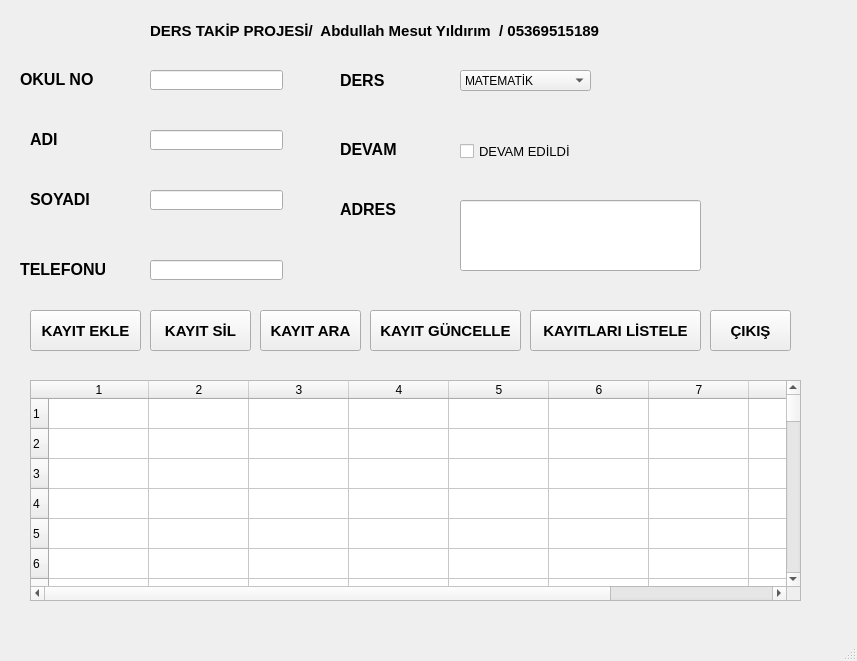
<?xml version="1.0" encoding="UTF-8"?>
<ui version="4.0">
 <class>MainWindow</class>
 <widget class="QMainWindow" name="MainWindow">
  <property name="geometry">
   <rect>
    <x>0</x>
    <y>0</y>
    <width>857</width>
    <height>661</height>
   </rect>
  </property>
  <property name="windowTitle">
   <string>MainWindow</string>
  </property>
  <widget class="QWidget" name="centralwidget">
   <widget class="QPushButton" name="BtnListele">
    <property name="geometry">
     <rect>
      <x>530</x>
      <y>310</y>
      <width>171</width>
      <height>41</height>
     </rect>
    </property>
    <property name="font">
     <font>
      <pointsize>11</pointsize>
      <weight>75</weight>
      <bold>true</bold>
     </font>
    </property>
    <property name="text">
     <string>KAYITLARI LİSTELE</string>
    </property>
   </widget>
   <widget class="QComboBox" name="CmbDers">
    <property name="geometry">
     <rect>
      <x>460</x>
      <y>70</y>
      <width>131</width>
      <height>21</height>
     </rect>
    </property>
    <item>
     <property name="text">
      <string>MATEMATİK</string>
     </property>
    </item>
    <item>
     <property name="text">
      <string>FİZİK</string>
     </property>
    </item>
    <item>
     <property name="text">
      <string>KİMYA</string>
     </property>
    </item>
    <item>
     <property name="text">
      <string>EDEBİYAT</string>
     </property>
    </item>
    <item>
     <property name="text">
      <string>FELSEFE</string>
     </property>
    </item>
    <item>
     <property name="text">
      <string>RESİM</string>
     </property>
    </item>
    <item>
     <property name="text">
      <string>TARİH</string>
     </property>
    </item>
    <item>
     <property name="text">
      <string>COĞRAFYA</string>
     </property>
    </item>
   </widget>
   <widget class="QLabel" name="label">
    <property name="geometry">
     <rect>
      <x>20</x>
      <y>70</y>
      <width>78</width>
      <height>19</height>
     </rect>
    </property>
    <property name="font">
     <font>
      <pointsize>12</pointsize>
      <weight>75</weight>
      <bold>true</bold>
     </font>
    </property>
    <property name="text">
     <string>OKUL NO </string>
    </property>
   </widget>
   <widget class="QPushButton" name="BtnGuncelle">
    <property name="geometry">
     <rect>
      <x>370</x>
      <y>310</y>
      <width>151</width>
      <height>41</height>
     </rect>
    </property>
    <property name="font">
     <font>
      <pointsize>11</pointsize>
      <weight>75</weight>
      <bold>true</bold>
     </font>
    </property>
    <property name="text">
     <string>KAYIT GÜNCELLE</string>
    </property>
   </widget>
   <widget class="QLineEdit" name="LnaAdres">
    <property name="geometry">
     <rect>
      <x>460</x>
      <y>200</y>
      <width>241</width>
      <height>71</height>
     </rect>
    </property>
   </widget>
   <widget class="QPushButton" name="BtnCikis">
    <property name="geometry">
     <rect>
      <x>710</x>
      <y>310</y>
      <width>81</width>
      <height>41</height>
     </rect>
    </property>
    <property name="font">
     <font>
      <pointsize>11</pointsize>
      <weight>75</weight>
      <bold>true</bold>
     </font>
    </property>
    <property name="text">
     <string>ÇIKIŞ</string>
    </property>
   </widget>
   <widget class="QLineEdit" name="LnaOkulno">
    <property name="geometry">
     <rect>
      <x>150</x>
      <y>70</y>
      <width>133</width>
      <height>20</height>
     </rect>
    </property>
   </widget>
   <widget class="QLabel" name="label_5">
    <property name="geometry">
     <rect>
      <x>340</x>
      <y>71</y>
      <width>44</width>
      <height>19</height>
     </rect>
    </property>
    <property name="font">
     <font>
      <pointsize>12</pointsize>
      <weight>75</weight>
      <bold>true</bold>
     </font>
    </property>
    <property name="text">
     <string>DERS</string>
    </property>
   </widget>
   <widget class="QLineEdit" name="LnaSoyadi">
    <property name="geometry">
     <rect>
      <x>150</x>
      <y>190</y>
      <width>133</width>
      <height>20</height>
     </rect>
    </property>
   </widget>
   <widget class="QLabel" name="label_4">
    <property name="geometry">
     <rect>
      <x>20</x>
      <y>260</y>
      <width>85</width>
      <height>19</height>
     </rect>
    </property>
    <property name="font">
     <font>
      <pointsize>12</pointsize>
      <weight>75</weight>
      <bold>true</bold>
     </font>
    </property>
    <property name="text">
     <string>TELEFONU</string>
    </property>
   </widget>
   <widget class="QTableWidget" name="TblWiBilgiler">
    <property name="geometry">
     <rect>
      <x>30</x>
      <y>380</y>
      <width>771</width>
      <height>221</height>
     </rect>
    </property>
    <property name="rowCount">
     <number>50</number>
    </property>
    <property name="columnCount">
     <number>9</number>
    </property>
    <row/>
    <row/>
    <row/>
    <row/>
    <row/>
    <row/>
    <row/>
    <row/>
    <row/>
    <row/>
    <row/>
    <row/>
    <row/>
    <row/>
    <row/>
    <row/>
    <row/>
    <row/>
    <row/>
    <row/>
    <row/>
    <row/>
    <row/>
    <row/>
    <row/>
    <row/>
    <row/>
    <row/>
    <row/>
    <row/>
    <row/>
    <row/>
    <row/>
    <row/>
    <row/>
    <row/>
    <row/>
    <row/>
    <row/>
    <row/>
    <row/>
    <row/>
    <row/>
    <row/>
    <row/>
    <row/>
    <row/>
    <row/>
    <row/>
    <row/>
    <column/>
    <column/>
    <column/>
    <column/>
    <column/>
    <column/>
    <column/>
    <column/>
    <column/>
   </widget>
   <widget class="QLineEdit" name="LnaAdi">
    <property name="geometry">
     <rect>
      <x>150</x>
      <y>130</y>
      <width>133</width>
      <height>20</height>
     </rect>
    </property>
   </widget>
   <widget class="QLabel" name="label_2">
    <property name="geometry">
     <rect>
      <x>30</x>
      <y>130</y>
      <width>31</width>
      <height>19</height>
     </rect>
    </property>
    <property name="font">
     <font>
      <pointsize>12</pointsize>
      <weight>75</weight>
      <bold>true</bold>
     </font>
    </property>
    <property name="text">
     <string>ADI</string>
    </property>
   </widget>
   <widget class="QCheckBox" name="ChkBoxDevam">
    <property name="geometry">
     <rect>
      <x>460</x>
      <y>140</y>
      <width>111</width>
      <height>23</height>
     </rect>
    </property>
    <property name="font">
     <font>
      <pointsize>10</pointsize>
      <weight>50</weight>
      <bold>false</bold>
     </font>
    </property>
    <property name="text">
     <string>DEVAM EDİLDİ</string>
    </property>
   </widget>
   <widget class="QLineEdit" name="LnaTelefonu">
    <property name="geometry">
     <rect>
      <x>150</x>
      <y>260</y>
      <width>133</width>
      <height>20</height>
     </rect>
    </property>
   </widget>
   <widget class="QLabel" name="label_3">
    <property name="geometry">
     <rect>
      <x>30</x>
      <y>190</y>
      <width>64</width>
      <height>19</height>
     </rect>
    </property>
    <property name="font">
     <font>
      <pointsize>12</pointsize>
      <weight>75</weight>
      <bold>true</bold>
     </font>
    </property>
    <property name="text">
     <string>SOYADI</string>
    </property>
   </widget>
   <widget class="QLabel" name="label_6">
    <property name="geometry">
     <rect>
      <x>340</x>
      <y>200</y>
      <width>56</width>
      <height>19</height>
     </rect>
    </property>
    <property name="font">
     <font>
      <pointsize>12</pointsize>
      <weight>75</weight>
      <bold>true</bold>
     </font>
    </property>
    <property name="text">
     <string>ADRES</string>
    </property>
   </widget>
   <widget class="QLabel" name="label_7">
    <property name="geometry">
     <rect>
      <x>340</x>
      <y>140</y>
      <width>59</width>
      <height>19</height>
     </rect>
    </property>
    <property name="font">
     <font>
      <pointsize>12</pointsize>
      <weight>75</weight>
      <bold>true</bold>
     </font>
    </property>
    <property name="text">
     <string>DEVAM</string>
    </property>
   </widget>
   <widget class="QPushButton" name="BtnAra">
    <property name="geometry">
     <rect>
      <x>260</x>
      <y>310</y>
      <width>101</width>
      <height>41</height>
     </rect>
    </property>
    <property name="font">
     <font>
      <pointsize>11</pointsize>
      <weight>75</weight>
      <bold>true</bold>
     </font>
    </property>
    <property name="text">
     <string>KAYIT ARA</string>
    </property>
   </widget>
   <widget class="QPushButton" name="BtnKaydet">
    <property name="geometry">
     <rect>
      <x>30</x>
      <y>310</y>
      <width>111</width>
      <height>41</height>
     </rect>
    </property>
    <property name="font">
     <font>
      <pointsize>11</pointsize>
      <weight>75</weight>
      <bold>true</bold>
     </font>
    </property>
    <property name="text">
     <string>KAYIT EKLE</string>
    </property>
   </widget>
   <widget class="QPushButton" name="BtnSil">
    <property name="geometry">
     <rect>
      <x>150</x>
      <y>310</y>
      <width>101</width>
      <height>41</height>
     </rect>
    </property>
    <property name="font">
     <font>
      <pointsize>11</pointsize>
      <weight>75</weight>
      <bold>true</bold>
     </font>
    </property>
    <property name="text">
     <string>KAYIT SİL</string>
    </property>
   </widget>
   <widget class="QLabel" name="label_8">
    <property name="geometry">
     <rect>
      <x>150</x>
      <y>10</y>
      <width>521</width>
      <height>41</height>
     </rect>
    </property>
    <property name="font">
     <font>
      <pointsize>11</pointsize>
      <weight>75</weight>
      <bold>true</bold>
     </font>
    </property>
    <property name="text">
     <string>DERS TAKİP PROJESİ/  Abdullah Mesut Yıldırım  / 05369515189</string>
    </property>
   </widget>
  </widget>
  <widget class="QMenuBar" name="menubar">
   <property name="geometry">
    <rect>
     <x>0</x>
     <y>0</y>
     <width>857</width>
     <height>21</height>
    </rect>
   </property>
  </widget>
  <widget class="QStatusBar" name="statusbar"/>
 </widget>
 <resources/>
 <connections/>
</ui>
